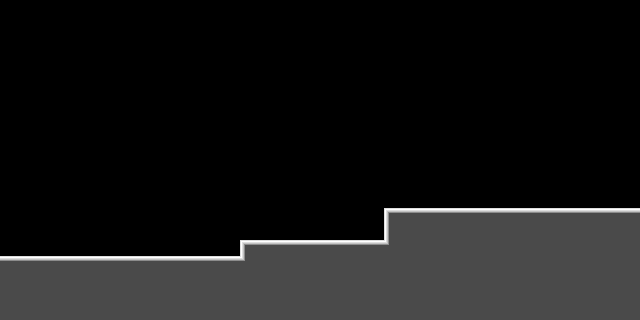

The image is a tile-based game level rendered from a .tmx file. Its description and source (layers, tilesets, objects; grid data summarised) follow:
An orthogonal 40x20 tile map with 16x16 px tiles, 1 tile layer (background) and 8 objects (3x 0, wall, roof, start_born, trigger1, ...).

<map version="1.0" orientation="orthogonal" renderorder="left-up" width="40" height="20" tilewidth="16" tileheight="16" nextobjectid="31">
 <tileset firstgid="1" name="scene_tiles" tilewidth="16" tileheight="16" tilecount="32">
  <image source="scene_tiles.png" width="256" height="32" />
 </tileset>
 <layer name="background" width="40" height="20">
  <data>[800 cells, 217 non-empty, 5 distinct tile ids]</data>
 </layer>
 <objectgroup color="#fa0009" name="colliders">
  <object id="3" name="ground1" type="0" x="0" y="256" width="240" height="64" />
  <object id="5" name="ground2" type="0" x="240" y="240" width="144" height="80" />
  <object id="7" name="ground3" type="0" x="384" y="208" width="256" height="112" />
  <object id="27" name="wall" x="0" y="0" width="16" height="256" />
  <object id="30" name="roof" x="576" y="144" width="64" height="16" />
 </objectgroup>
 <objectgroup color="#96e40a" name="starters">
  <object id="9" name="start_born" x="96" y="240" width="16" height="16">
   <properties>
    <property name="flip_x" value="0" />
   </properties>
  </object>
 </objectgroup>
 <objectgroup color="#f9ff0c" name="triggers">
  <object id="24" name="trigger1" x="304" y="224" width="16" height="16" />
  <object id="26" name="trigger2" x="160" y="240" width="16" height="16" />
 </objectgroup>
 <objectgroup color="#1b6cfd" name="raycasters" />
 <objectgroup name="monsters" />
</map>
